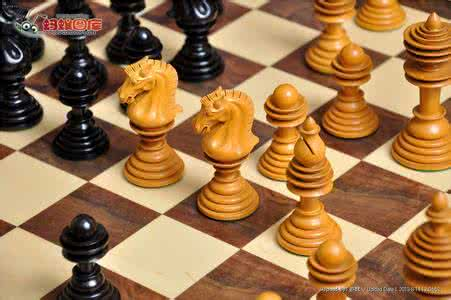
#> input picture 6th/1.jpg, 451 x 300 px, given in place of the camera
$ python cameo.py   (older library calls are emulated)
#> lines starting #> are read from the running program, lines starting #| are printed output that depends on the picture
### Cameo/managers.py
import cv2
import numpy
import time

class CaptureManager(object):

    def __init__(self, capture, previewWindowManager=None, shouldMirrorPreview=False):

        self.previewWindowManager = previewWindowManager
        self.shouldMirrorPreview = shouldMirrorPreview

        self._capture = capture
        self._channel = 0
        self._enteredFrame = False
        self._frame = None
        self._imageFilename = None
        self._videoFilename = None
        self._videoEncoding = None
        self._videoWriter = None

        self._startTime = None
        self._framesElapsed = long(0)
        self._fpsEstimate = None

    @property
    def channel(self):
        return self._channel

    # [5 lines left out: function channel, not called in this run]

    @property
    def frame(self):
        if self._enteredFrame and  self._frame is None:
            _, self._frame = self._capture.retrieve()
        return self._frame

    @property
    def isWritingImage(self):
        return self._imageFilename is not None

    @property
    def isWritingVideo(self):
        return self._videoFilename is not None

    def enterFrame(self):

        if self._capture is not None:
            self._enteredFrame = self._capture.grab()
            print self._enteredFrame

    def exitFrame(self):
        if self.frame is None:
            self._enteredFrame = False
            return
        else:
            print 'frame'
            print type(self._frame)

        if self._framesElapsed == 0:
            self._startTime =time.time()
        else:
            timeElapsed = time.time() - self._startTime

            self._fpsEstimate = self._framesElapsed / timeElapsed
        self._framesElapsed += 1

        if self.previewWindowManager is not None:
            if self.shouldMirrorPreview:
                mirroredFrame = numpy.fliplr(self._frame).copy()
                self.previewWindowManager.show(mirroredFrame)
            else:
                self.previewWindowManager.show(self._frame)

        if self.isWritingImage:
            cv2.imwrite(self._imageFilename, self._frame)
            self._imageFilename = None

        self._writeVideoFrame()

        self._frame = None
        self._enteredFrame = False

    def writeImage(self, filename):
        self._imageFilename = filename

    def startWritingVideo(self, filename, encoding = cv2.VideoWriter_fourcc('I','4','2','0')):
        self._videoFilename = filename
        self._videoEncoding = encoding

    # [4 lines left out: function stopWritingVideo, not called in this run]

    def _writeVideoFrame(self):
        if not self.isWritingVideo:
            return
        if self._videoWriter is None:
            fps = self._capture.get(cv2.CAP_PROP_FPS)
            if fps ==0.0:
                if self._framesElapsed <20:
                    return
                else:
                    fps = self._fpsEstimate
                size = (int(self._capture.get(cv2.CAP_PROP_FRAME_WIDTH)),int(self._capture.get(cv2.CAP_PROP_FRAME_HEIGHT)))

                self._videoWriter = cv2.VideoWriter(self._videoFilename,self._videoEncoding,fps,size)

        self._videoWriter.write(self._frame)


class WindowManager(object):

    def __init__(self, windowName, keypressCallback=None):
        self.keypressCallback = keypressCallback

        self._windowName = windowName
        self._isWindowCreated = False

    @property
    def isWindowCreated(self):
        return self._isWindowCreated

    def createWindow(self):
        cv2.namedWindow(self._windowName)
        self._isWindowCreated = True

    def show(self, frame):
        cv2.imshow(self._windowName, frame)

    def destroyWindow(self):
        cv2.destroyWindow(self._windowName)
        self._isWindowCreated = False

    def processEvents(self):
        keycode = cv2.waitKey(1)
        if self.keypressCallback is not None and keycode != -1:
            keycode &= 0xFF
            self.keypressCallback(keycode)

### Cameo/filters.py
# coding:utf-8
import cv2
import numpy
import utils


def strokeEdge(src, dst, blurKsize=7, edgeKsize=5):         #边缘检测
    if blurKsize >=3:
        blurSrc = cv2.medianBlur(src, blurKsize)            #模糊函数
        graySrc = cv2.cvtColor(src, cv2.COLOR_BGR2GRAY)     #灰度处理
    else:
        graySrc = cv2.cvtColor(src, cv2.COLOR_BGR2GRAY)     #灰度处理
    cv2.Laplacian(graySrc, cv2.CV_8U, graySrc, ksize=edgeKsize)     #边缘检测函数
    normalizedInverseAlpha = (1.0/255)*(255-graySrc)        #归一化
    channels = cv2.split(src)
    for channel in channels:
        channel[:] = channel * normalizedInverseAlpha       #乘以原图像
    cv2.merge(channels, dst)


class VConvolutionFilter(object):
    def __init__(self, kernel):
        self._kernel = kernel

    def apply(self, src, dst):
        cv2.filter2D(src, -1, self._kernel, dst)


class SharpenFilter(VConvolutionFilter):
    # [5 lines left out: function __init__, not called in this run]


class FindEdgesFilter(VConvolutionFilter):
    # [5 lines left out: function __init__, not called in this run]


class BlurFilter(VConvolutionFilter):
    # [7 lines left out: function __init__, not called in this run]


class EmbossFilter(VConvolutionFilter):
    # [5 lines left out: function __init__, not called in this run]

### Cameo/cameo.py
import cv2
import filters
from managers import WindowManager, CaptureManager

class Cameo(object):
    def __init__(self):
        self._windowManager = WindowManager('Cameo', self.onKeypress)
        self._captureManager = CaptureManager(cv2.VideoCapture(0), self._windowManager, True)
        # self._curveFilter = filters.EmbossFilter()

    def run(self):
        self._windowManager.createWindow()
        while self._windowManager.isWindowCreated:
            self._captureManager.enterFrame()
            frame = self._captureManager.frame

            filters.strokeEdge(frame, frame)
            # self._curveFilter.apply(frame, frame)

            self._captureManager.exitFrame()
            self._windowManager.processEvents()
#> this loop made 1 pass; (key Esc is pressed on pass 1)
#| <class 'numpy.ndarray'>
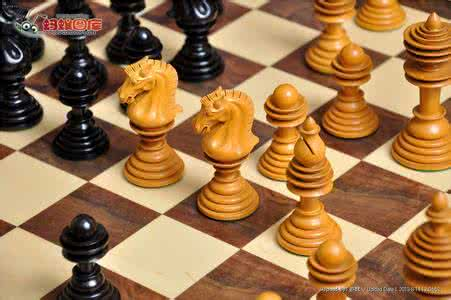
#> input picture 6th/1.jpg, 451 x 300 px, given in place of the camera
#> pass 1, in strokeEdge, `blurSrc = cv2.medianBlur(src, blurKsize)`:
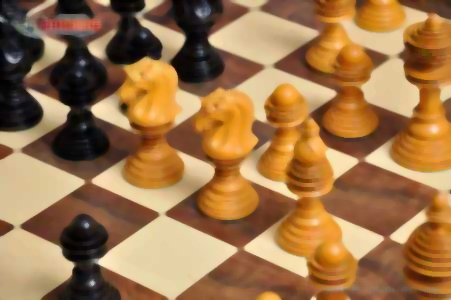
#> blurSrc: shape (300, 451, 3); mean B, G, R 73.3, 116.5, 158.1
#> pass 1, in strokeEdge, `graySrc = cv2.cvtColor(src, cv2.COLOR_BGR2GRAY)`:
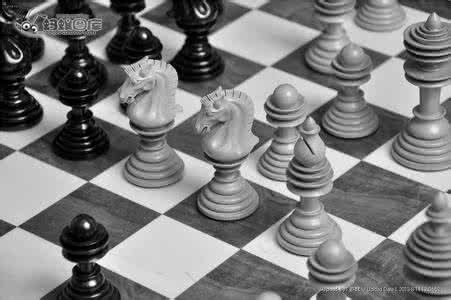
#> graySrc: shape (300, 451); min 0, max 254, mean 124.2
#> pass 1, in strokeEdge, `normalizedInverseAlpha = (1.0/255)*(255-graySrc)`:
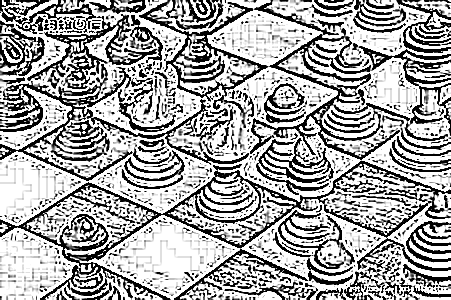
#> normalizedInverseAlpha: shape (300, 451) float64; min 0, max 1, mean 0.655
#> pass 1, in exitFrame, `mirroredFrame = numpy.fliplr(self._frame).copy()`:
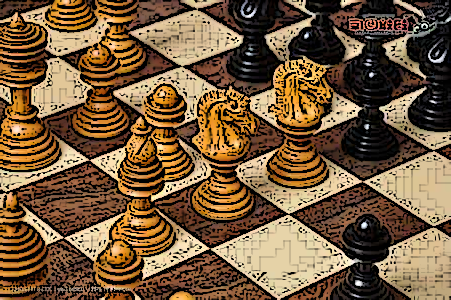
#> mirroredFrame: shape (300, 451, 3); mean B, G, R 60.6, 90.1, 116.7
#> after the loop:
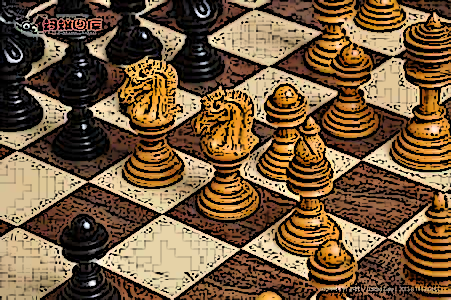
#> frame: shape (300, 451, 3); mean B, G, R 60.6, 90.1, 116.7

    def onKeypress(self, keycode):
        if keycode == 32: #space
            self._captureManager.writeImage('screenshot.png')
        elif keycode == 9: #tab
            if not self._captureManager.isWritingVideo:
                self._captureManager.startWritingVideo('screencast.avi')
            else:
                self._captureManager.stopWritingVideo()
        if keycode ==27:#esc
            self._windowManager.destroyWindow()


if __name__ == '__main__':
    Cameo().run()

$ run again, on 6th/2.jpg
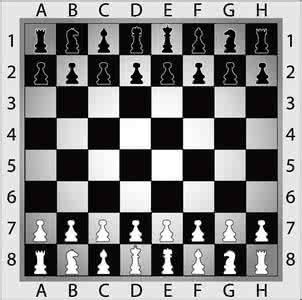
#> input picture 6th/2.jpg, 302 x 300 px, given in place of the camera
#> the loop in run, `while self._windowManager.isWindowCreated:` made 1 pass; (key Esc is pressed on pass 1)
#| <class 'numpy.ndarray'>
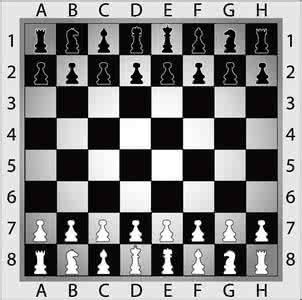
#> input picture 6th/2.jpg, 302 x 300 px, given in place of the camera
#> pass 1, in exitFrame, `mirroredFrame = numpy.fliplr(self._frame).copy()`:
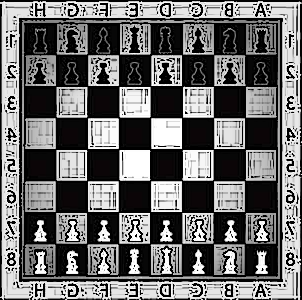
#> mirroredFrame: shape (300, 302, 3); mean B, G, R 106, 105.9, 106.1
#> after the loop in run, `while self._windowManager.isWindowCreated:`:
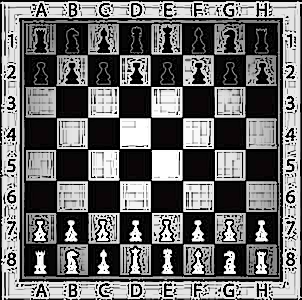
#> frame: shape (300, 302, 3); mean B, G, R 106, 105.9, 106.1

$ run again, on 6th/3.jpg
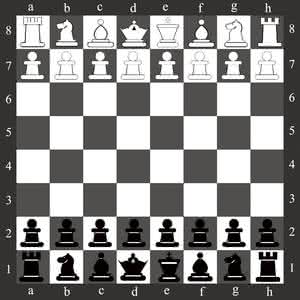
#> input picture 6th/3.jpg, 300 x 300 px, given in place of the camera
#> the loop in run, `while self._windowManager.isWindowCreated:` made 1 pass; (key Esc is pressed on pass 1)
#| <class 'numpy.ndarray'>
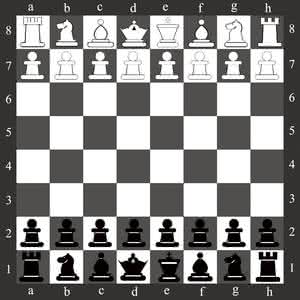
#> input picture 6th/3.jpg, 300 x 300 px, given in place of the camera
#> pass 1, in exitFrame, `mirroredFrame = numpy.fliplr(self._frame).copy()`:
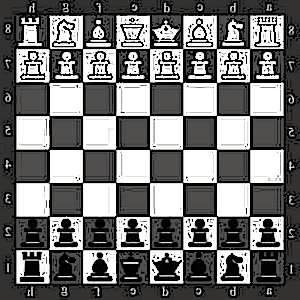
#> mirroredFrame: shape (300, 300, 3); mean B, G, R 113.2, 114, 114.4
#> after the loop in run, `while self._windowManager.isWindowCreated:`:
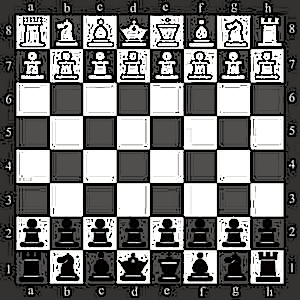
#> frame: shape (300, 300, 3); mean B, G, R 113.2, 114, 114.4
